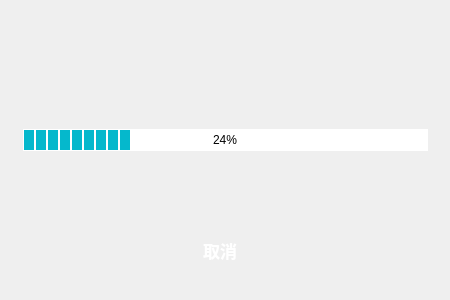
<?xml version="1.0" encoding="UTF-8"?>
<ui version="4.0">
 <class>FileRecive</class>
 <widget class="QWidget" name="FileRecive">
  <property name="geometry">
   <rect>
    <x>0</x>
    <y>0</y>
    <width>450</width>
    <height>300</height>
   </rect>
  </property>
  <property name="windowTitle">
   <string>Form</string>
  </property>
  <widget class="QWidget" name="layoutWidget">
   <property name="geometry">
    <rect>
     <x>10</x>
     <y>40</y>
     <width>431</width>
     <height>111</height>
    </rect>
   </property>
   <layout class="QHBoxLayout" name="horizontalLayout">
    <item>
     <widget class="QLabel" name="FriendAvatar_label">
      <property name="text">
       <string/>
      </property>
      <property name="pixmap">
       <pixmap resource="images.qrc">:/images/images/avatar.png</pixmap>
      </property>
     </widget>
    </item>
    <item>
     <layout class="QVBoxLayout" name="verticalLayout">
      <item>
       <spacer name="horizontalSpacer">
        <property name="orientation">
         <enum>Qt::Horizontal</enum>
        </property>
        <property name="sizeHint" stdset="0">
         <size>
          <width>68</width>
          <height>20</height>
         </size>
        </property>
       </spacer>
      </item>
      <item>
       <widget class="QLabel" name="Status_label">
        <property name="text">
         <string/>
        </property>
       </widget>
      </item>
      <item>
       <widget class="QProgressBar" name="transProgressBar">
        <property name="styleSheet">
         <string notr="true">QProgressBar {
    border: 5px;
	border-color: rgb(74, 181, 238);
    text-align: center;
}

QProgressBar::chunk {
    background-color: #05B8CC;
    width: 10px;
	margin: 0.5px;
}</string>
        </property>
        <property name="value">
         <number>24</number>
        </property>
       </widget>
      </item>
     </layout>
    </item>
    <item>
     <widget class="QLabel" name="OwnAvatar_label">
      <property name="text">
       <string/>
      </property>
      <property name="pixmap">
       <pixmap resource="images.qrc">:/images/images/avatar.png</pixmap>
      </property>
     </widget>
    </item>
   </layout>
  </widget>
  <widget class="QPushButton" name="Refuse_pushButton">
   <property name="geometry">
    <rect>
     <x>170</x>
     <y>230</y>
     <width>100</width>
     <height>40</height>
    </rect>
   </property>
   <property name="focusPolicy">
    <enum>Qt::NoFocus</enum>
   </property>
   <property name="styleSheet">
    <string notr="true">QPushButton{
    color: white;
    font: bold 13pt;
    border:none;
    min-height: 24px;
    min-width: 60px;
	border-image: url(:/images/images/button-login.svg);
	
}
QPushButton:hover{
    color: lightgray;
    border:none;
	border-image: url(:/images/images/button-login-hover.svg);
}
QPushButton:pressed {
    color: lightgray;
    border:none;
	border-image: url(:/images/images/button-login-press.svg);
    padding-top: -15px;
    padding-bottom: -17px;
} </string>
   </property>
   <property name="text">
    <string>取消</string>
   </property>
  </widget>
  <widget class="QPushButton" name="pushButton">
   <property name="geometry">
    <rect>
     <x>420</x>
     <y>10</y>
     <width>20</width>
     <height>20</height>
    </rect>
   </property>
   <property name="focusPolicy">
    <enum>Qt::NoFocus</enum>
   </property>
   <property name="styleSheet">
    <string notr="true">QPushButton{
			border-image: url(:/images/images/button-quit.svg);
   			border:none;
}
QPushButton:hover{border:none;border-image: url(:/images/images/button-quit.svg);}
QPushButton:pressed{border:none;border-image: url(:/images/images/button-quit.svg);}</string>
   </property>
   <property name="text">
    <string/>
   </property>
   <property name="icon">
    <iconset resource="images.qrc">
     <normaloff>:/images/images/button-quit.svg</normaloff>:/images/images/button-quit.svg</iconset>
   </property>
   <property name="iconSize">
    <size>
     <width>25</width>
     <height>25</height>
    </size>
   </property>
  </widget>
  <widget class="QLabel" name="Ask_label">
   <property name="geometry">
    <rect>
     <x>10</x>
     <y>169</y>
     <width>431</width>
     <height>61</height>
    </rect>
   </property>
   <property name="text">
    <string>&lt;html&gt;&lt;head/&gt;&lt;body&gt;&lt;p align=&quot;center&quot;&gt;&lt;br/&gt;&lt;/p&gt;&lt;/body&gt;&lt;/html&gt;</string>
   </property>
  </widget>
 </widget>
 <resources>
  <include location="images.qrc"/>
 </resources>
 <connections/>
</ui>
